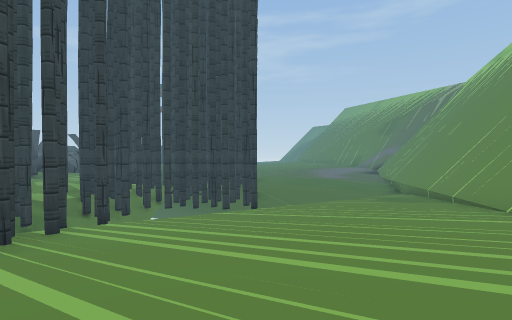
View 1 (above)

24 first-person views from a walk through a scene from a Unity 3-D project. The camera is 0.68 m above the floor, looks level and sees 80° across. The floor is counted in squares, 1 m on a side. Each view is taken from the middle of a square. On the plan, view 1 faces up. The plan holds only what a view shows up to about 10 squares ahead; the rest is blank. The place goes on beyond the plan. The player is left out. Some surface patterns are stand-ins.

View 2
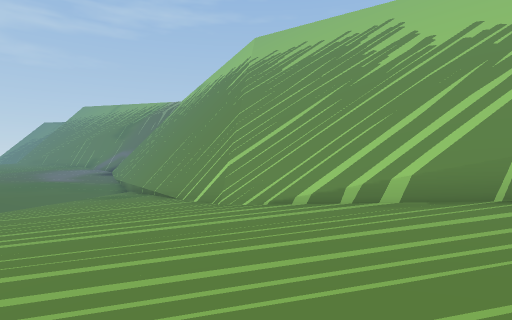

View 3
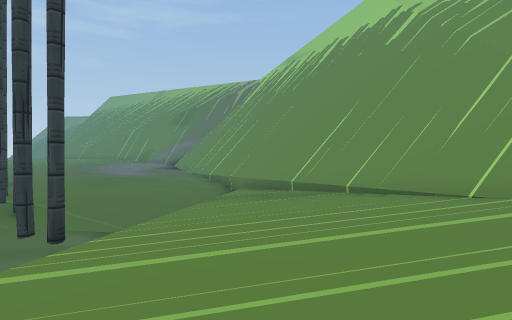

View 4
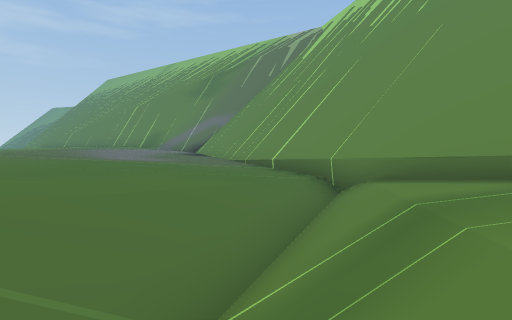

View 5
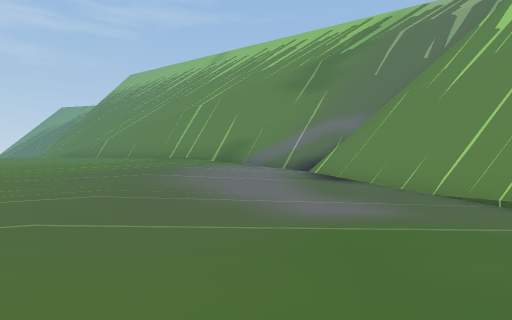

View 6
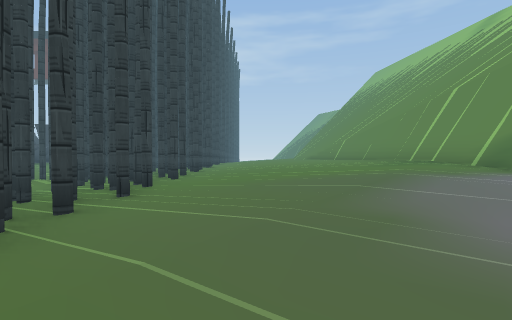

View 7
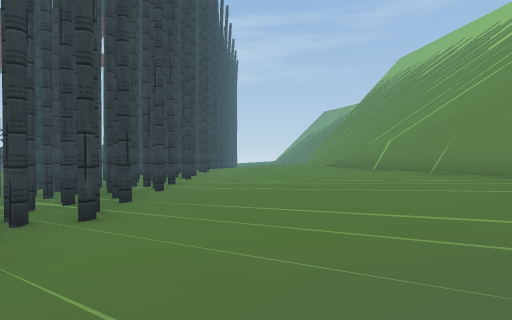

View 8
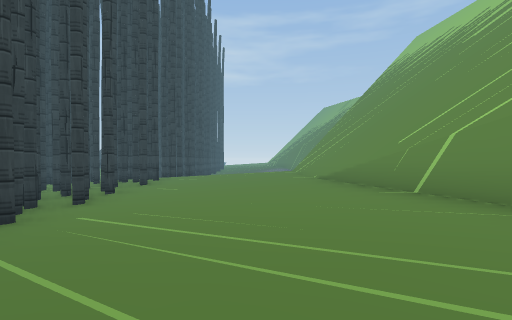

View 9
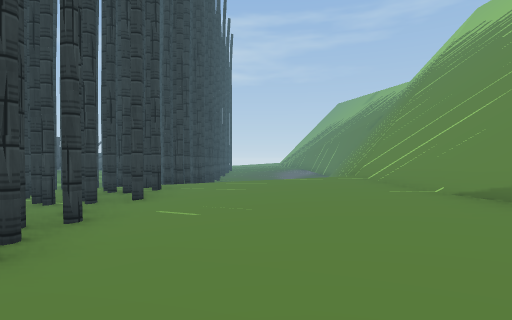

View 10
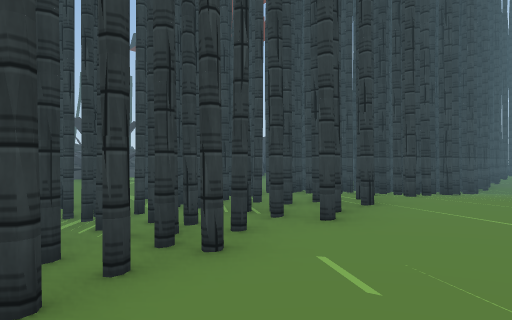

View 11
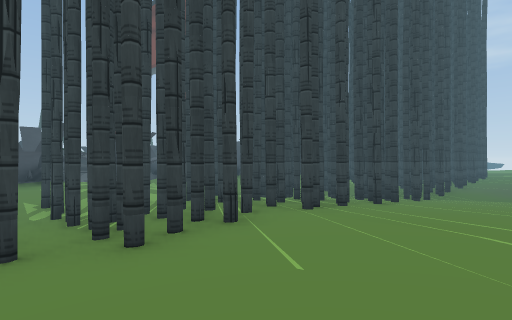

View 12
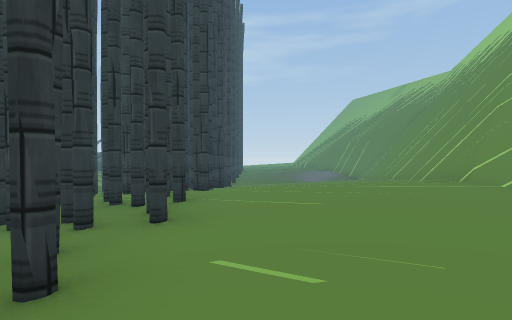

View 13
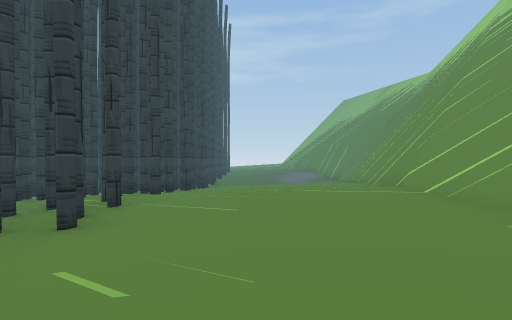

View 14
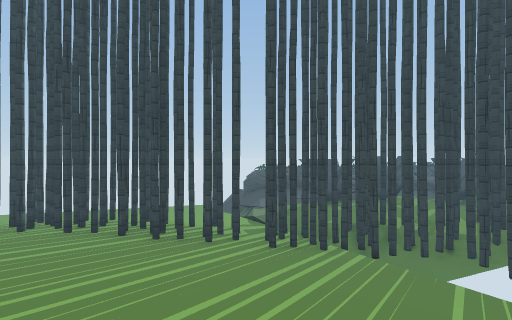

View 15
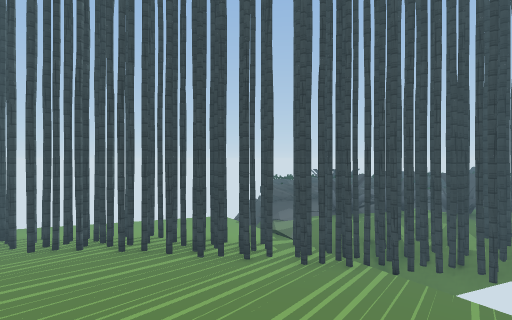

View 16
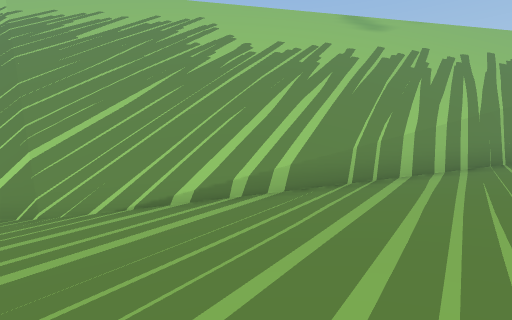

View 17
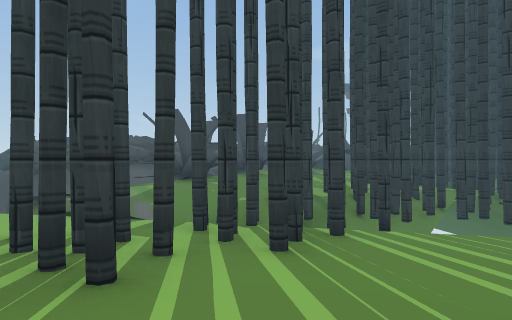

View 18
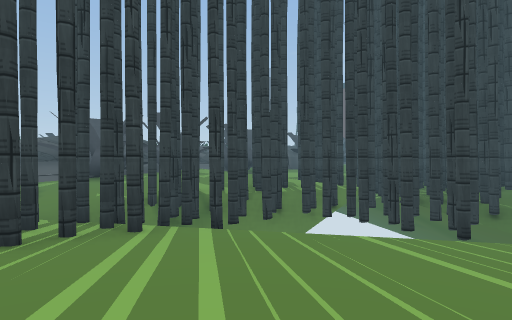

View 19
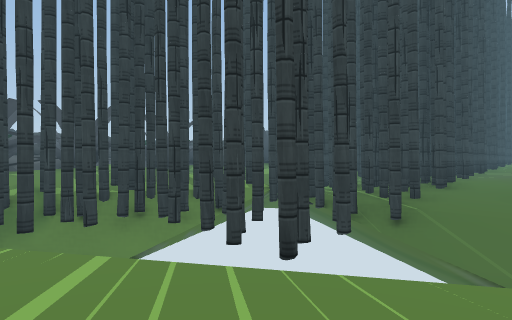

View 20
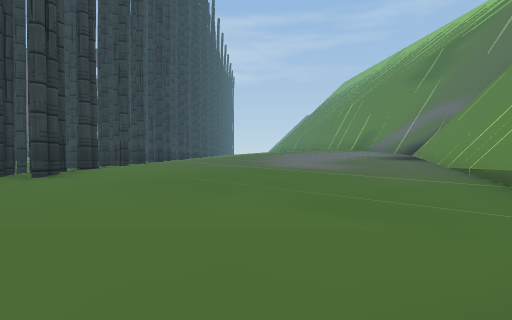

View 21
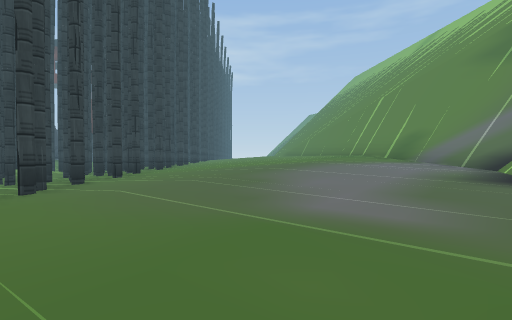

View 22
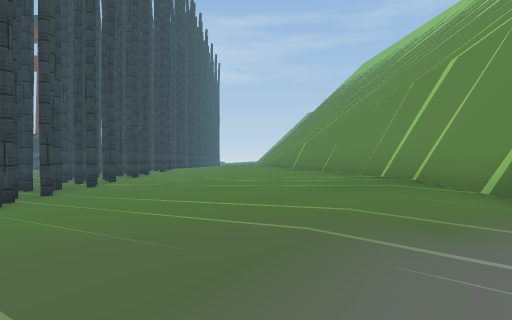

View 23
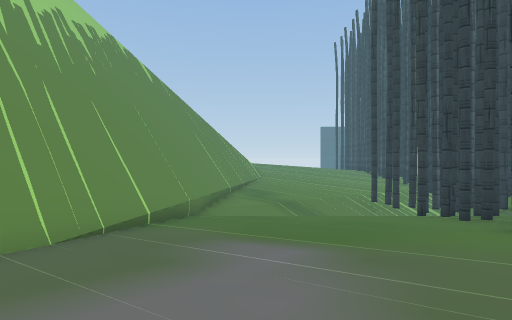

View 24
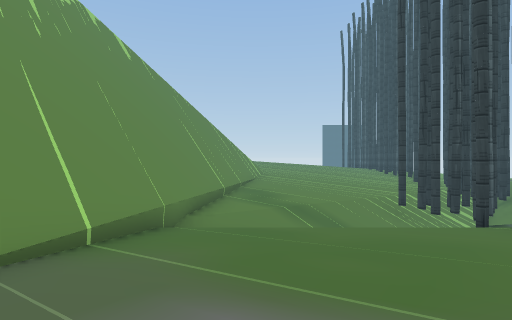

### Floor plan
Key: @ floor where view 1 was taken; # wall or solid block; x gap in a wall; . main floor; - floor 0.3 m lower than the main floor; : floor 0.3 m higher than the main floor; _ floor 0.65 m lower than the main floor; + floor 0.65 m higher than the main floor; / step, stairs or slope; = window, fence, low wall or low ledge; v drop or lower ground; O other object.
Columns run from 12 left of view 1 to 10 right of it. Each row starts with its distance up from view 1.
 38        ##   #.. .=# vv
 37         #   #....## v//
 36         ##  #...:##v///
 35         ### #.:::# ////
 34       .##.# #::::# ///
 33     ...#### #:::+//////
 32    O...#### #:::+//////
 31    O...x..# #:::+//////
 30      ..#### #.::://///
 29        #    #.::://////
 28        #    #.:::=/////
 27        #   ##..::=/////
 26            ##..::://///
 25            #....::#////
 24            ##...::#////
 23            ##...::#////
 22            #.....::#///
 21            ##....::#///
 20            ##......#v//
 19            #.......##//
 18            ##.......#//
 17            ##......##v/
 16             #......##v/
 15             #------# v/
 14             #-----## vv
 13            ##_____## vv
 12        ######_____#  vv
 11       .##  //=////#  vv
 10    O ..##/  ////_##  vv
  9    O...######//__## vvv
  8   OO..-###///___-## vv/
  7   OOO.-###//__---# vv//
  6   OO.--###__-----# ////
  5   .O.-/###_-----=#/////
  4 O  .--/###----..##/////
  3 O///-/__x---....=//////
  2 O //__-###-.....///////
  1       -###......=//////
  0        # #..@....//////
 -1        # #......://////
 -2        # #....:::=/////
 -3        # #...  ::+/////

Positions as (right, up) in squares from view 1, and headings:
1: (0, 0), facing up
2: (0, -2), facing up-right
3: (-1, 4), facing up-right
4: (1, 9), facing up-right
5: (1, 14), facing up-right
6: (2, 15), facing up
7: (2, 19), facing up
8: (3, 23), facing up
9: (2, 26), facing up
10: (2, 28), facing up-left
11: (3, 30), facing up-left
12: (1, 28), facing up
13: (2, 28), facing up
14: (5, 3), facing left
15: (6, 2), facing left
16: (0, 0), facing right
17: (-1, 1), facing up-left
18: (1, 3), facing up-left
19: (2, 6), facing up-left
20: (3, 10), facing up
21: (3, 13), facing up
22: (4, 18), facing up
23: (4, 19), facing down
24: (4, 17), facing down
